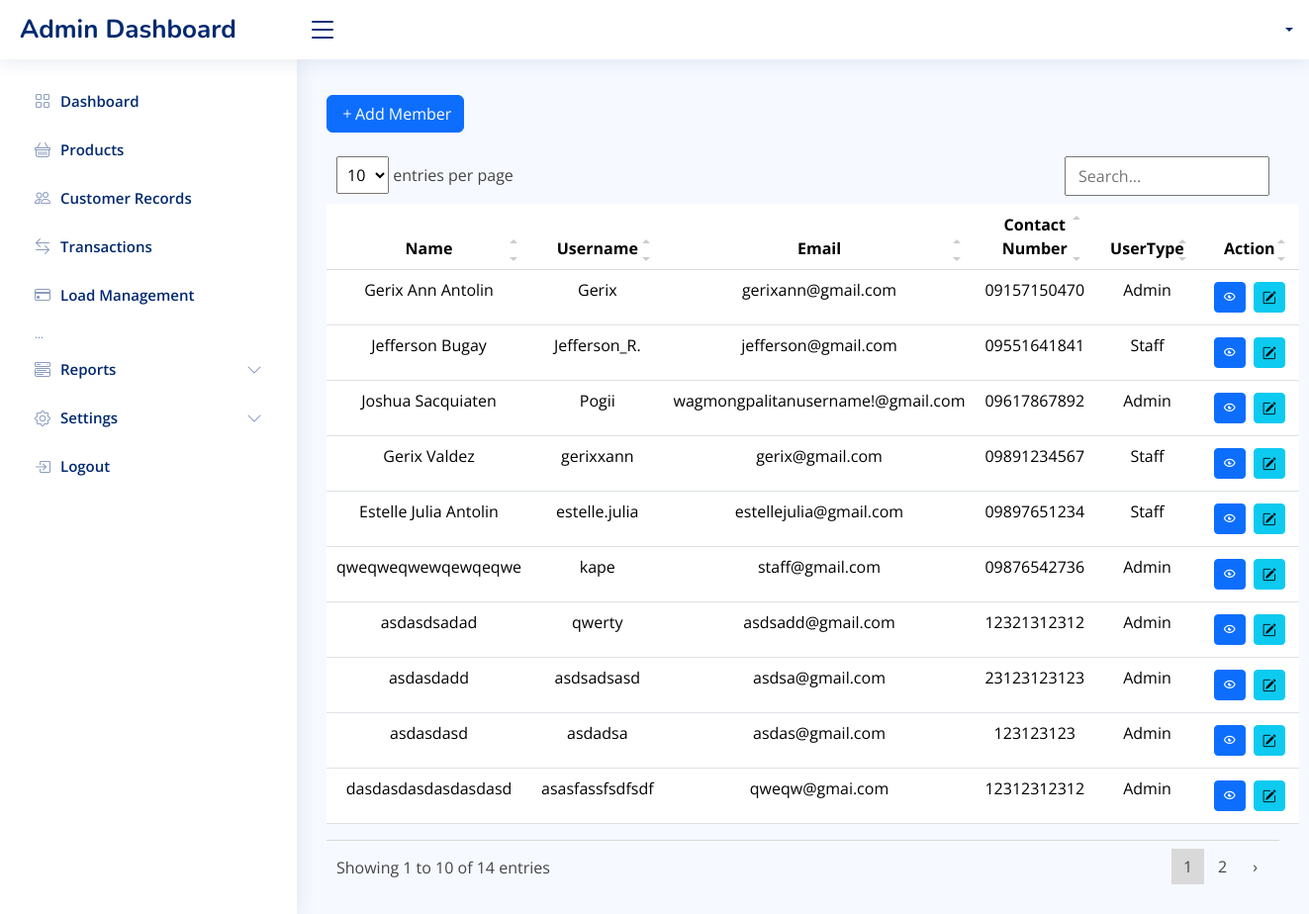
/table/staff.php, run on an earlier commit of the app's database.
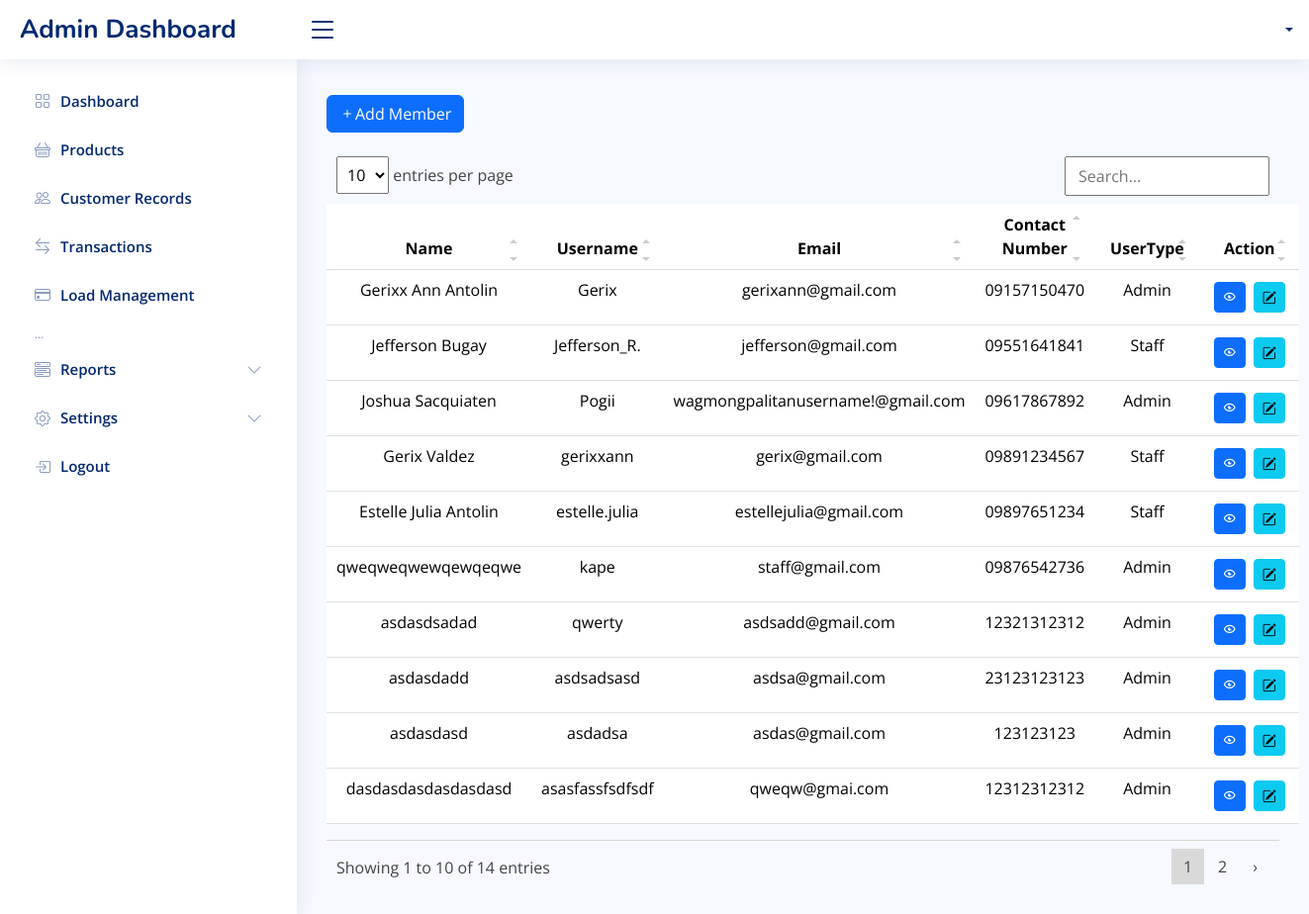
And on a later commit of the database.
### tables this page shows
CREATE TABLE `users` (
  `id` int(11) NOT NULL AUTO_INCREMENT,
  `name` varchar(255) NOT NULL,
  `username` varchar(255) NOT NULL,
  `email` varchar(255) NOT NULL,
  `phone_number` varchar(20) NOT NULL,
  `user_type` varchar(255) NOT NULL,
  `password` varchar(255) NOT NULL,
  PRIMARY KEY (`id`)
);

### table/staff.php (the view, shortened to what this page needs)
<?php
include "../db_conn.php";
$sql = "SELECT * FROM users";
$result = $con->query($sql);
include '../includes/header.php';
include '../includes/navbar.php';
include '../includes/sidebar.php';
?>
    <main id="main" class="main">
        <section class="section dashboard">
            <div class="row">
                <div class="add-employee mb-3 mt-3">
                    <a href="../forms/addstaff.php" class="btn btn-primary">
                        <i class="bi bi-plus"></i>Add Member
                    </a>
                </div>
                <table id="myTable" class="table datatable">
                    <thead>
                        <tr>
                            <th scope="col">Name</th>
                            <th scope="col">Username</th>
                            <th scope="col">Email</th>
                            <th scope="col">Contact Number</th>
                            <th scope="col">UserType</th>
                            <th scope="col">Action</th>
                        </tr>
                    </thead>
                    <tbody>
                        <?php while ($userrow = $result->fetch_assoc()) {
                            $id = $userrow["id"];
                            $name = $userrow["name"];
                            $username = $userrow["username"];
                            $email = $userrow["email"];
                            $contactNumber = $userrow["phone_number"];
                            $userType = $userrow["user_type"];
                        ?>
                            <tr>
                                <td><?php echo $name; ?></td>
                                <td><?php echo $username; ?></td>
                                <td><?php echo $email; ?></td>
                                <td><?php echo $contactNumber; ?></td>
                                <td><?php echo $userType; ?></td>
                                <td>
                                <div class="d-flex justify-content-center">
                                  <a href="../staff/view.php?id=<?php echo $id; ?>" class="btn btn-sm btn-primary view-btn m-1" data-id="<?php echo $id; ?>">
                                   <i class="bx bx-show-alt"></i>
                                   </a>
                                 <a href="../staff/update.php?id=<?php echo $id; ?>" class="btn btn-sm btn-info update-btn m-1" data-id="<?php echo $id; ?>">
                                 <i class="bi bi-pencil-square"></i>
                                </a>
                                </div>
                                </td>
                            </tr>
                        <?php } ?>
                    </tbody>
                </table>
            </div>
        </section>
    </main>
    <?php include '../includes/footer.php'; ?>

What changed in the data, as far as the page shows it:
changed users "Gerix": name "Gerix Ann Antolin" → "Gerixx Ann Antolin"
